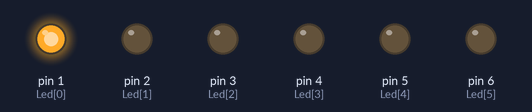
This sketch was run on a simulated Arduino Uno, built with avr-gcc and run on an emulated ATmega328P. Parts: output pins drawn as LEDs (lit = HIGH).

Above: at 0.03 s.
At 0.17 s:
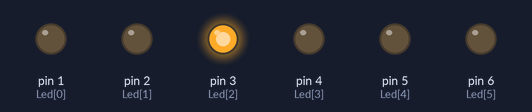
At 0.52 s:
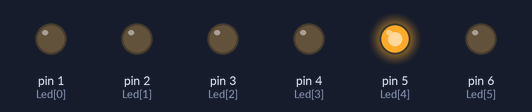
At 1.08 s:
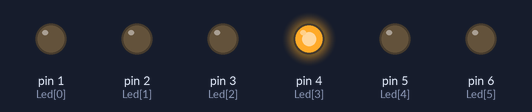
At 1.57 s:
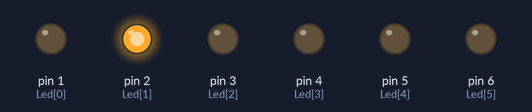
At 2.1 s:
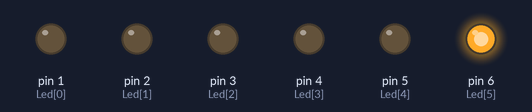
Timing chart, 0 to 3.0 s (numbered marks = the images above):
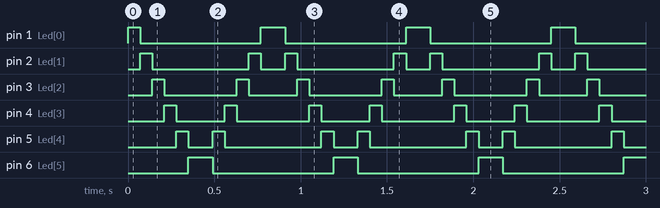

Measured:
- by itself, pin 1 (Led[0]): repeats every 0.84 s: LOW 0.70 s, HIGH 0.14 s
- by itself, pin 2 (Led[1]): repeats every 0.84 s: LOW 0.56 s, HIGH 0.07 s, LOW 0.14 s, HIGH 0.07 s
- by itself, pin 3 (Led[2]): repeats every 0.84 s: LOW 0.42 s, HIGH 0.07 s, LOW 0.28 s, HIGH 0.07 s
- by itself, pin 4 (Led[3]): repeats every 0.84 s: LOW 0.28 s, HIGH 0.07 s, LOW 0.42 s, HIGH 0.07 s
- by itself, pin 5 (Led[4]): repeats every 0.84 s: LOW 0.14 s, HIGH 0.07 s, LOW 0.56 s, HIGH 0.07 s
- by itself, pin 6 (Led[5]): alternates HIGH for 0.14 s and LOW for 0.70 s

The sketch:

Karasimsek.ino
```cpp
int Led[] = {1,2,3,4,5,6};

void setup() {
  for(int i=0;i<6;i++){
    pinMode(Led[i],OUTPUT);
  }


}

void loop() {

  for(int i=0;i<6;i++){
    digitalWrite(Led[i],HIGH);
    delay(70);
    digitalWrite(Led[i],LOW);


  }

  for(int a=5;a>=0;a--){
    digitalWrite(Led[a],HIGH);
    delay(70);
    digitalWrite(Led[a],LOW);

  }


}
```
